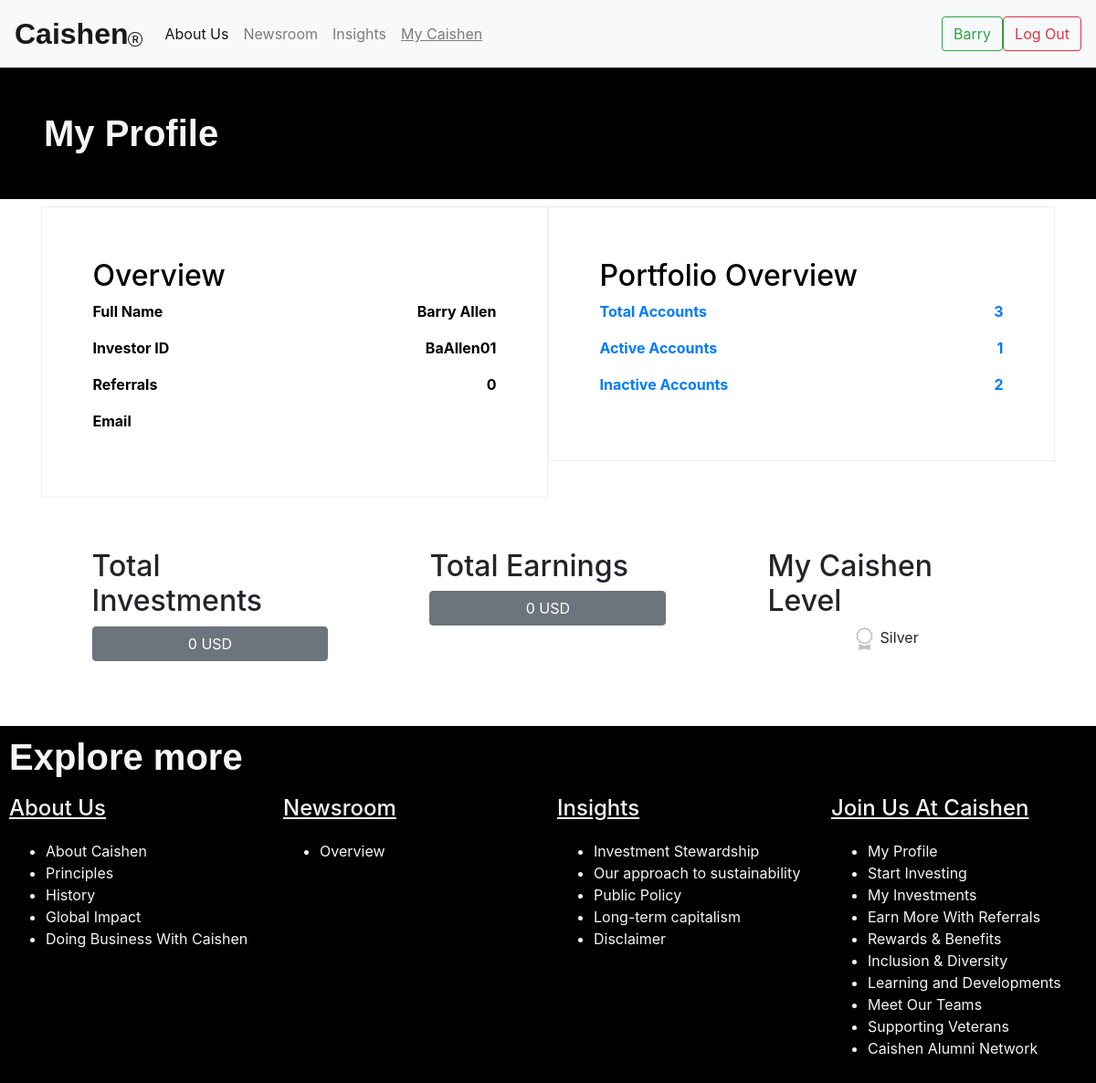
Screenshot of /my-kaizen/profile (signed in) with the database file from the repository.
### base/models.py (models this page shows, shortened)
class Company_name(models.Model):
    name = models.CharField(max_length=10)

class Investor(models.Model):
    user = models.OneToOneField(User, on_delete=models.CASCADE)
    first_name = models.CharField(max_length=20)
    last_name = models.CharField(max_length=20)
    investor_id = models.CharField(max_length=10)
    referrals = models.IntegerField(default=0)
    holdings = models.IntegerField(default=0)
    earnings = models.IntegerField(default=0)
    level = models.CharField(default='Silver', max_length=10)

### base/views.py (the view)
# urls.py: path('my-kaizen/profile', views.profile, name='profile'),
def profile(request):
    company_name = Company_name.objects.first()
    if request.user.is_authenticated:
        investor = Investor.objects.get(user = request.user)
        accounts = Account.objects.filter(investor=investor)
        active_accounts =[]
        inactive_accounts = []
        for acc in accounts:
            if acc.is_active == True:
                active_accounts.append(acc)
            else:
                inactive_accounts.append(acc)
        active_accounts = len(active_accounts)
        inactive_accounts= len(inactive_accounts)
        context = {'investor':investor, 'aa':active_accounts, 'in':inactive_accounts, 'company_name':company_name}
        return render(request, 'base/profile.html', context)
    else:
        return HttpResponseRedirect(reverse('base:login'))

### base/templates/base/profile.html (shortened to what this page needs)
{% extends 'base/base.html' %}
{% load static %}
    {% block content %}
        <h1 class="about-us">
            My Profile
        </h1>
    <div class="container">
        <div class="my_row">
            <div class="my_col3 activate">
                <h2>
                    Overview
                </h2>
<b>
                <p>
                    <span>
                        Full Name
                    </span>
                    <span class="tabular">
                        {{investor.first_name}} {{investor.last_name}}
                    </span>
                </p>
                <p>
                    <span>
                        Investor ID
                    </span>
                    <span class="tabular">
                        {{investor.investor_id}}
                    </span>
                </p>
                <p>
                    <span>
                        Referrals
                    </span>
                    <span class="tabular">
                        {{investor.referrals}}
                    </span>
                </p>
                <p>
                    <span>
                        Email
                    </span>
                </p>
            </b>
            </div>
            <div class="my_col3 activate">
                <h2>
                    Portfolio Overview
                </h2>
                <b>
                    <a href="{%url 'base:investments'%}">
                    <p>
                        <span>
                            Total Accounts
                        </span>
                        <span class="tabular">
                        {{aa|add:in}}
                        </span>
                    </p>
                    <p>
                        <span>
                            Active Accounts
                        </span>
                        <span class="tabular">
                        {{aa}}
                        </span>
                    </p>
                    <p>
                        <span>
                            Inactive Accounts
                        </span>
                        <span class="tabular">
                        {{in}}
                        </span>
                    </p>
                </a>
                </b>
            </div>
        </div>
        <div class="my_row2">
            <div class="my_col2">
                <h2>
                    Total Investments
                </h2>
                <p class="btn btn-secondary btn-block">
                    {{investor.holdings}} USD
                </p>
            </div>
            <div class="my_col2">
                <h2>
                    Total Earnings
                </h2>
                <p class="btn btn-secondary btn-block">
                    {{investor.earnings}} USD
                </p>
            </div>
            <div class="my_col2">
                <h2>
                    My {{company_name.name}} Level
                </h2>
                <p style="text-align: center;">
            <svg xmlns="http://www.w3.org/2000/svg" width="25" height="25" fill="{{investor.level}}" class="bi bi-award" viewBox="0 0 16 16">
                        <path d="M9.669.864 8 0 6.331.864l-1.858.282-.842 1.68-1.337 1.32L2.6 6l-.306 1.854 1.337 1.32.842 1.68 1.858.282L8 12l1.669-.864 1.858-.282.842-1.68 1.337-1.32L13.4 6l.306-1.854-1.337-1.32-.842-1.68zm1.196 1.193.684 1.365 1.086 1.072L12.387 6l.248 1.506-1.086 1.072-.684 1.365-1.51.229L8 10.874l-1.355-.702-1.51-.229-.684-1.365-1.086-1.072L3.614 6l-.25-1.506 1.087-1.072.684-1.365 1.51-.229L8 1.126l1.356.702z"/>
                        <path d="M4 11.794V16l4-1 4 1v-4.206l-2.018.306L8 13.126 6.018 12.1z"/>
                      </svg>
                      {{investor.level}}
                </p>
            </div>
        </div>
    </div>
    {% endblock %}

### base/templates/base/base.html (shortened to what this page needs)
{% load static %}
<!DOCTYPE html>
<html lang="en">
<head>
    <link rel="stylesheet" href="https://cdn.jsdelivr.net/npm/bootstrap@4.6.2/dist/css/bootstrap.min.css"
>
    <link rel="stylesheet" href="{% static 'css/base.css' %}">
</head>
<body>
    <nav class="navbar navbar-expand-lg navbar-light bg-light">
        <a class="navbar-brand" href="{% url 'base:home' %}"><span id="logo">{{company_name.name}}</span> </a>
        <div class="collapse navbar-collapse" id="navbarSupportedContent">
            <ul class="navbar-nav mr-auto">
                <li class="nav-item active">
                    <a class="nav-link" data-toggle="collapse" href="#about-us" >About Us<span class="sr-only">(current)</span></a>
                </li>
                <li class="nav-item">
                    <a class="nav-link" data-toggle="collapse" href="#newsroom">Newsroom</a>
                </li>
                <li class="nav-item">
                    <a class="nav-link" data-toggle="collapse" href="#insights">Insights</a>
                </li>
                <li class="nav-item">
                    <a class="nav-link" style="text-decoration: underline;" data-toggle="collapse" href="#join-us">
                        {% if request.user.is_authenticated %}
                        My {{company_name.name}}
                        {% else %}
                        Join Us At {{company_name.name}}
                        {% endif %}
                    </a>
                </li>
            </ul>
            {% if user.is_authenticated %}
            <a class="btn btn-outline-success my-2 my-sm-0" href="{% url 'base:profile' %}">
                {{investor.first_name}}
            </a>
            {% else %}
                <a class="btn btn-outline-success my-2 my-sm-0" href="{% url 'base:login' %}">
                    Log In
                </a>
                {% endif %}
                {% if request.user.is_authenticated %}
                <a class="btn btn-outline-danger my-2 my-sm-0" href="{% url 'base:logout' %}">
                    Log Out
                </a>
                {% endif %}
        </div>
    </nav>
    <div class="box">
        {% block content %}
        {% endblock %}
    </div>
    <div class="explore">
        <h1 class="explore_head">
            Explore more
        </h1>
        <div class="explore_col">
            <h4 class="explore_header">About Us</h4>
            <ul>
                <li>
                    <a class="bottom-links" href="{% url 'base:about-us' %}">
                    About {{company_name.name}}
                </a>
                </li>
                <li>
                    <a class="bottom-links" href="{% url 'base:principles' %}">
                    Principles
                </a>
                </li>
                <li>
                    <a class="bottom-links" href="{% url 'base:history' %}">
                    History
                </a>
                </li>
                <li>
                    <a class="bottom-links" href="{% url 'base:global-impact' %}">
                    Global Impact
                </a>
                </li>
                <li>
                    <a class="bottom-links" href="{% url 'base:business' %}">
                    Doing Business With {{company_name.name}}
                </a>
                </li>
            </ul>
        </div>
        <div class="explore_col">
            <h4 class="explore_header">Newsroom</h4>
            <ul>
                <li>
                    <a class="bottom-links" href="{% url 'base:news' %}">
                    Overview
                    </a>
                </li>
            </ul>
        </div>
        <div class="explore_col">
            <h4 class="explore_header">Insights</h4>
            <ul>
                <li>
                    <a class="bottom-links" href="{% url 'base:kis' %}">
                    Investment Stewardship
                </a>
                </li>
                <li>
                    <a class="bottom-links" href="{% url 'base:sustainability' %}">
                    Our approach to sustainability
                    </a>
                </li>
                <li>
                     <a class="bottom-links" href="{% url 'base:news' %}">
                    Public Policy
                    </a>
                </li>
                <li>
                    <a class="bottom-links" href="{% url 'base:capitalism' %}">
                    Long-term capitalism
                    </a>
                </li>
                <li>
                    <a class="bottom-links" href="{% url 'base:disclaimer' %}">
                    Disclaimer
                </a>
                </li>
            </ul>
        </div>
        <div class="explore_col">
            <h4 class="explore_header">Join Us At {{company_name.name}}</h4>
            <ul>
                <li>
                    <a class="bottom-links" href="{% url 'base:profile' %}">
                    My Profile
                </a>
                </li>
                <li>
                    <a class="bottom-links" href="{% url 'base:investing' %}">
                    Start Investing
                    </a>
                </li>
                <li>
                    <a class="bottom-links" href="{% url 'base:investments' %}">
                    My Investments
                </li>
                <li>
                    Earn More With Referrals
                </li>
                <li>
                    Rewards & Benefits
                </li>
                <li>
                    Inclusion & Diversity
                </li>
                <li>
                    Learning and Developments
                </li>
                <li>
                    Meet Our Teams
                </li>
                <li>
                    Supporting Veterans
                </li>
                <li>
                    {{company_name.name}} Alumni Network
                </li>
            </ul>
        </div>
    </div>
</body>
</html>

### static/css/base.css (style rules this page uses)
.bottom-links { color:whitesmoke; }
.bottom-links::before { color: whitesmoke; }
.tabular { float: inline-end; }
.activate { border-style: ridge; color: black; border-width: thin; padding: 5%; }
h1 { color: black; font-family: Arial, Helvetica, sans-serif; font-weight: 600; }
#logo { font-size: xx-large; font-weight: bolder; font-family: Helvetica, Arial, sans-serif; }
.about-us { background-color: black; color: whitesmoke; padding: 4%; }
.my_row::after { content: ''; display: table; clear: both; }
.my_row2::after { content: ''; display: table; clear: both; }
.my_col2 { float: left; width: 33.33%; padding: 5%; }
.my_col3 { float: left; width: 50%; padding: 5%; }
.explore { background-color: black; color: whitesmoke; }
.explore::after { content: ''; display: table; clear: both; }
.explore_col { float: left; width: 25%; padding: 10px; }
.explore_head { color: whitesmoke; padding-top: 10px; padding-left: 10px; }
.explore_header { text-decoration: underline; margin-bottom: 20px; }

### rows the page displays
Company_name: name "Caishen"
Investor: first_name "Barry", last_name "Allen", investor_id "BaAllen01", referrals "0", holdings "0", earnings "0", level "Silver"

### other values shown
{{ aa|add:in }} "3"
{{ aa }} "1"
{{ in }} "2"
